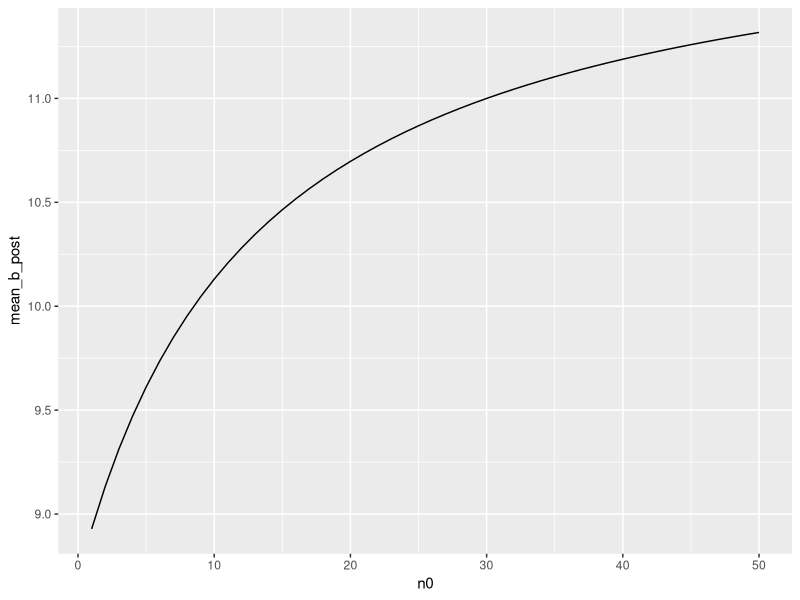

Write R code to recreate this figure.
## ---- chunk 1
knitr::opts_chunk$set(echo = TRUE)

library(dplyr)
library(knitr)
library(ggplot2)
## ---- chunk 2
y_a = c(12,9,12,14,13,13,15,8,15,6)
y_b = c(11,11,10,9,9,8,7,10,6,8,8,9,7)

a_a  = 120
b_a = 10

a_b = 12
b_b = 1
 
a_a_post = a_a + sum(y_a)
b_a_post =  b_a + length(y_a)

a_b_post = a_b + sum(y_b)
b_b_post = b_b + length(y_b)

a_mean_post = a_a_post / b_a_post
b_mean_post = a_b_post / b_b_post

a_var_post = a_a_post / b_a_post^2
b_var_post = a_b_post / b_b_post^2

ci_a_post = qgamma(c(0.025,0.975), a_a_post, b_a_post)
ci_b_post = qgamma(c(0.025,0.975), a_b_post, b_b_post)

df1 = data.frame(t(c(a_mean_post, a_var_post, ci_a_post)))
df1 = rbind(df1, c(b_mean_post, b_var_post, ci_b_post))
colnames(df1) = c("mean", "variance", "2.5%", "97.5%")
rownames(df1) = c("a", "b")

kable(df1)

## ---- chunk 3
n0 = seq(50)
a0 = 12 *n0
b0 = n0 

a_b_post = a0 + sum(y_b)
b_b_post = b0 + length(y_b)

mean_b_post = a_b_post /b_b_post

df2 = data.frame(n0, mean_b_post)

ggplot(df2, aes(x = n0, y = mean_b_post )) + geom_line()


## ---- chunk 4
theta = seq(0,1, by = 0.1)

y1 = 57
n1 = 100
y2 = 30
n2 = 50

p_y_theta <- dbeta(theta, y2 + 1, 1 + n2 - y2)
ptheta <- rep(1/length(theta), length(theta))
p_joint <- p_y_theta*ptheta
p_post <- p_joint/sum(p_joint)

theta2_mc <- sample(x = theta, 
                           size = 5000, 
                           replace = TRUE, 
                           prob = p_post)


p_y_theta1 = dbeta(theta, 1 + y1, 1+ n1 -y1)

p_joint1 <- p_y_theta1*ptheta
p_post1 <- p_joint1/sum(p_joint1)

theta1_mc <- sample(x = theta, 
                           size = 5000, 
                           replace = TRUE, 
                           prob = p_post1)

mean(theta1_mc < theta2_mc)

